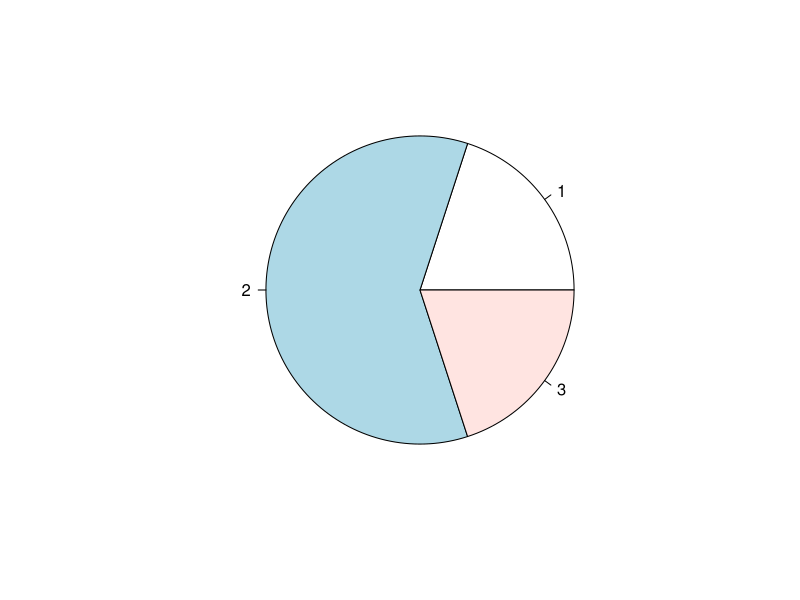
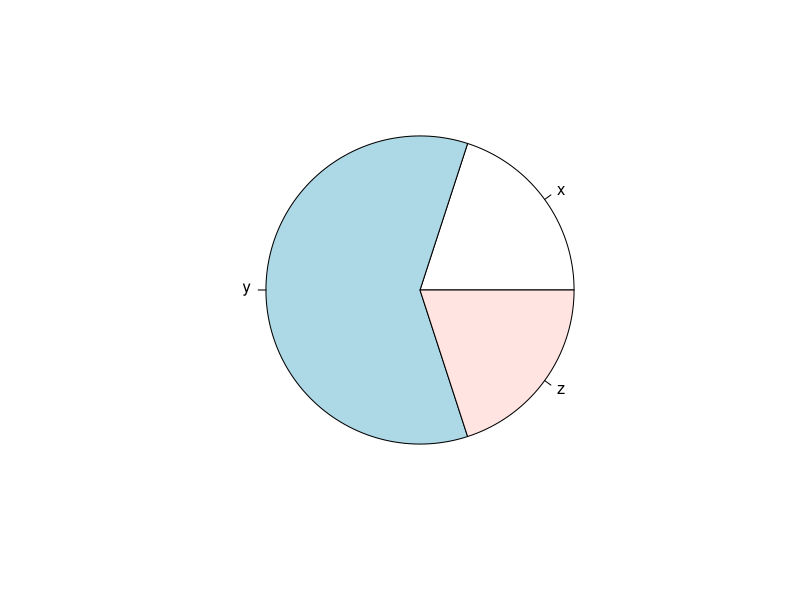
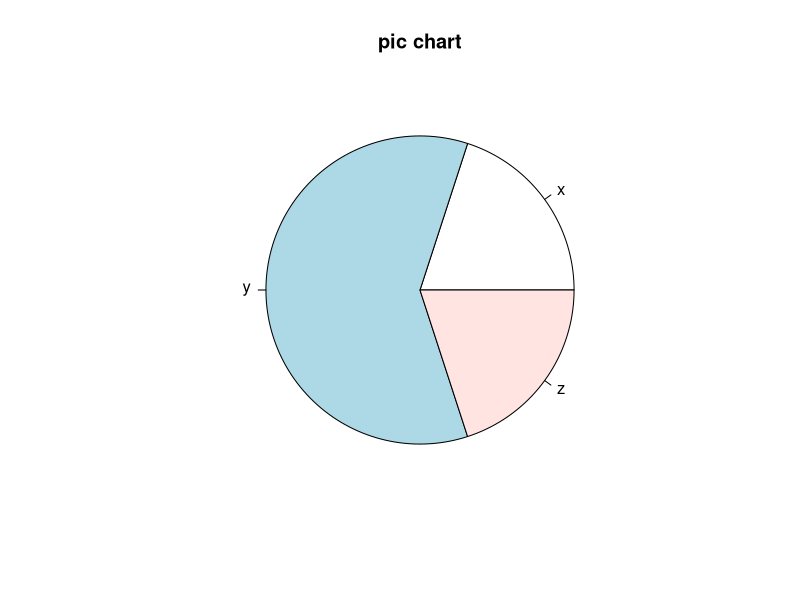

These figures' R source, in order:
x=20
y=60
z=20
x
y


pie(c(x,y,z))
pie(c(x,y,z),c("x","y","z"))
pie(c(x,y,z),c("x","y","z"),main="pic chart")
